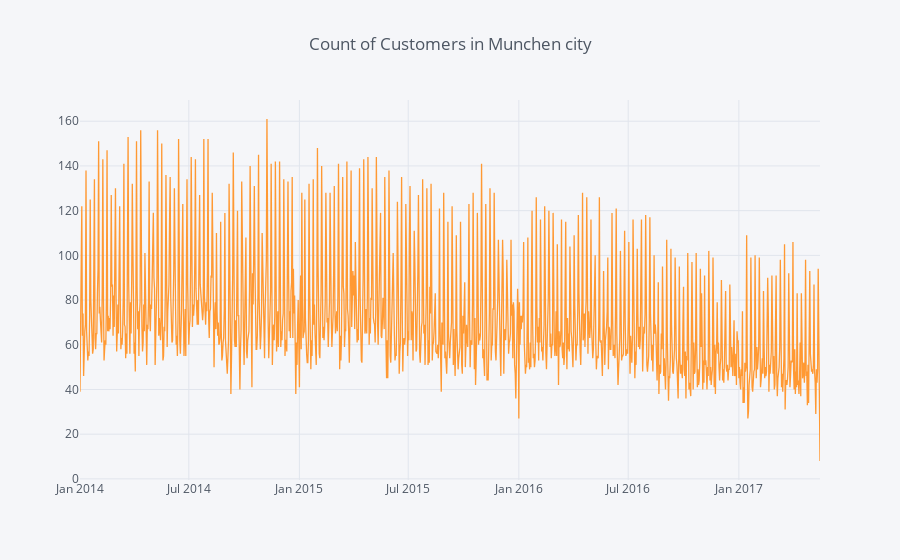

Source (notebook cell):
### Code cell
plt.figure(figsize=(20,8))
bycountmunchenmonth1.VEHICLE_HAL_ID.iplot( title='Count of Customers in Munchen city')

### Figure 1 — Plotly figure (JSON) as saved in the notebook; plotly's stock layout.template omitted (floating-point values rounded to 4 significant figures; data arrays with more than 128 entries replaced by an {"elided": "..."} marker saying what was removed)
{"data": [{"line": {"color": "rgba(255, 153, 51, 1.0)", "dash": "solid", "width": 1.3}, "mode": "lines", "name": "VEHICLE_HAL_ID", "text": "", "type": "scatter", "x": {"elided": "1232 str values"}, "y": {"elided": "1232 int values"}}], "layout": {"legend": {"bgcolor": "#F5F6F9", "font": {"color": "#4D5663"}}, "paper_bgcolor": "#F5F6F9", "plot_bgcolor": "#F5F6F9", "title": "Count of Customers in Munchen city", "titlefont": {"color": "#4D5663"}, "xaxis1": {"gridcolor": "#E1E5ED", "showgrid": true, "tickfont": {"color": "#4D5663"}, "title": "", "titlefont": {"color": "#4D5663"}, "zerolinecolor": "#E1E5ED"}, "yaxis1": {"gridcolor": "#E1E5ED", "showgrid": true, "tickfont": {"color": "#4D5663"}, "title": "", "titlefont": {"color": "#4D5663"}, "zerolinecolor": "#E1E5ED"}}}
